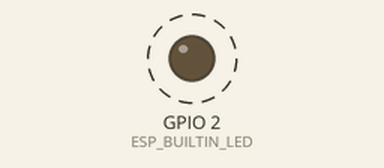
A sketch run on a simulated ESP8266 (NodeMCU). Parts: output pins drawn as LEDs (lit = HIGH). Dashed ring = blinking. WiFi joins after 1.5 s; servers stay silent unless stated; what the sketch prints to the serial monitor is not drawn.

Above: at 2.0 s.
Timing chart, 0 to 6.1 s (numbered marks = the images above):
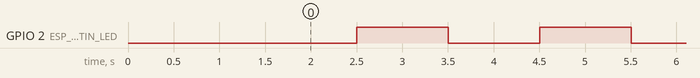

The sketch:

TEST_OTA.ino
```cpp
/*********
  Rui Santos
  Complete project details at https://randomnerdtutorials.com
  Arduino IDE example: Examples > Arduino OTA > BasicOTA.ino
*********/
 #include <ESP8266WiFi.h>
#include <WiFiClient.h>
#include <ESP8266WebServer.h>
#include "ESP8266WiFi.h"
#include "ESP8266mDNS.h"
#include "WiFiUdp.h"
#include "ArduinoOTA.h"
 #include "index.h" //Our HTML webpage contents

ESP8266WebServer server(80); //Server on port 80

const int ESP_BUILTIN_LED = 2;

// Replace with your network credentials
const char* ssid = "Mochan_WIFI";
const char* password = "31084253";

void handleRoot() {
 String s = MAIN_page; //Read HTML contents
 server.send(200, "text/html", s); //Send web page
}


void setup() {
  Serial.begin(115200);
    pinMode(ESP_BUILTIN_LED, OUTPUT);

  Serial.println("Booting");
  WiFi.mode(WIFI_STA);
  WiFi.begin(ssid, password);
  while (WiFi.waitForConnectResult() != WL_CONNECTED) {
    Serial.println("Connection Failed! Rebooting...");
    delay(5000);
    ESP.restart();
  }

  // Port defaults to 8266
  // ArduinoOTA.setPort(8266);

  // Hostname defaults to esp8266-[ChipID]
  // ArduinoOTA.setHostname("myesp8266");

  // No authentication by default
  // ArduinoOTA.setPassword((const char *)"123");

  ArduinoOTA.onStart([]() {
    Serial.println("Start");
  });
  ArduinoOTA.onEnd([]() {
    Serial.println("\nEnd");
  });
  ArduinoOTA.onProgress([](unsigned int progress, unsigned int total) {
    Serial.printf("Progress: %u%%\r", (progress / (total / 100)));
  });
  ArduinoOTA.onError([](ota_error_t error) {
    Serial.printf("Error[%u]: ", error);
    if (error == OTA_AUTH_ERROR) Serial.println("Auth Failed");
    else if (error == OTA_BEGIN_ERROR) Serial.println("Begin Failed");
    else if (error == OTA_CONNECT_ERROR) Serial.println("Connect Failed");
    else if (error == OTA_RECEIVE_ERROR) Serial.println("Rec0);eive Failed");
    else if (error == OTA_END_ERROR) Serial.println("End Failed");
  });

  ArduinoOTA.begin();
  Serial.println("Ready");
  Serial.print("IP address: ");
  Serial.println(WiFi.localIP());
    server.on("/", handleRoot);      //Which routine to handle at root location
     server.begin();                  //Start server
  Serial.println("HTTP server started");
}

void loop() {
    ArduinoOTA.handle();
    server.handleClient();          //Handle client requests
    digitalWrite(ESP_BUILTIN_LED, LOW);
    delay(1000);
    digitalWrite(ESP_BUILTIN_LED, HIGH);
    delay(1000);

}
```

index.h
```cpp
const char MAIN_page[]  = R"=====(
<!DOCTYPE html>
<html>
<head>
<meta name="viewport" content="width=device-width, initial-scale=1">
<style>
body {
  font-family: "Lato", sans-serif;
}

.sidenav {
  height: 100%;
  width: 0;
  position: fixed;
  z-index: 1;
  top: 0;
  left: 0;
  background-color: #111;
  overflow-x: hidden;
  transition: 0.5s;
  padding-top: 60px;
}

.sidenav a {
  padding: 8px 8px 8px 32px;
  text-decoration: none;
  font-size: 25px;
  color: #818181;
  display: block;
  transition: 0.3s;
}

.sidenav a:hover {
  color: #f1f1f1;
}

.sidenav .closebtn {
  position: absolute;
  top: 0;
  right: 25px;
  font-size: 36px;
  margin-left: 50px;
}

#main {
  transition: margin-left .5s;
  padding: 16px;
}

@media screen and (max-height: 450px) {
  .sidenav {padding-top: 15px;}
  .sidenav a {font-size: 18px;}
}
</style>
</head>
<body>

<div id="mySidenav" class="sidenav">
  <a href="javascript:void(0)" class="closebtn" onclick="closeNav()">&times;</a>
  <a href="#">About</a>
  <a href="#">Services</a>
  <a href="#">Clients</a>
  <a href="#">Contact</a>
</div>

<div id="main">
  <h2>Sidenav Push Example</h2>
  <p>Click on the element below to open the side navigation menu, and push this content to the right.</p>
  <span style="font-size:30px;cursor:pointer" onclick="openNav()">&#9776; open</span>
</div>

<script>
function openNav() {
  document.getElementById("mySidenav").style.width = "250px";
  document.getElementById("main").style.marginLeft = "250px";
}

function closeNav() {
  document.getElementById("mySidenav").style.width = "0";
  document.getElementById("main").style.marginLeft= "0";
}
</script>

</body>
</html>

)=====";
```

Measured:
- by itself, GPIO 2 (ESP_BUILTIN_LED): alternates HIGH for 1.0 s and LOW for 1.0 s
